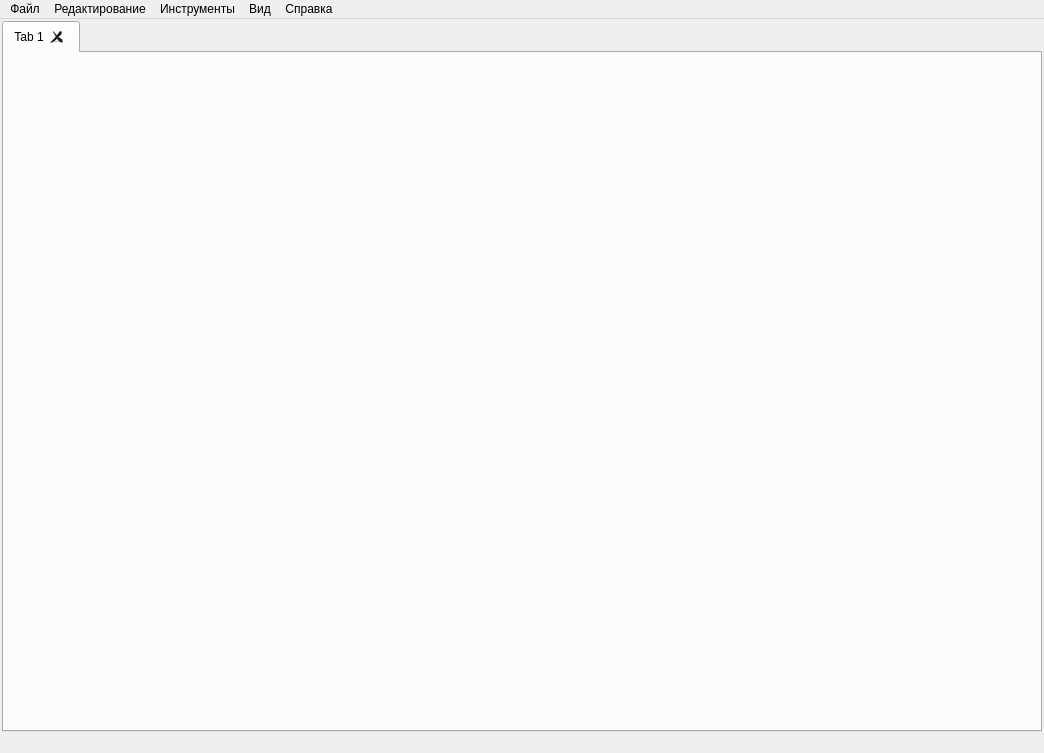
<?xml version="1.0" encoding="UTF-8"?>
<ui version="4.0">
 <class>MainWindow</class>
 <widget class="QMainWindow" name="MainWindow">
  <property name="geometry">
   <rect>
    <x>0</x>
    <y>0</y>
    <width>1044</width>
    <height>753</height>
   </rect>
  </property>
  <property name="windowTitle">
   <string>GUI openFoam</string>
  </property>
  <property name="windowIcon">
   <iconset>
    <normaloff>icons/1.png</normaloff>icons/1.png</iconset>
  </property>
  <widget class="QWidget" name="centralwidget">
   <layout class="QGridLayout" name="gridLayout">
    <property name="leftMargin">
     <number>2</number>
    </property>
    <property name="topMargin">
     <number>2</number>
    </property>
    <property name="rightMargin">
     <number>2</number>
    </property>
    <property name="bottomMargin">
     <number>2</number>
    </property>
    <property name="spacing">
     <number>1</number>
    </property>
    <item row="0" column="0">
     <widget class="QTabWidget" name="tabWidget">
      <property name="currentIndex">
       <number>0</number>
      </property>
      <property name="tabsClosable">
       <bool>true</bool>
      </property>
      <property name="movable">
       <bool>true</bool>
      </property>
      <widget class="QWidget" name="tab_3">
       <attribute name="title">
        <string>Tab 1</string>
       </attribute>
       <layout class="QGridLayout" name="gridLayout_2">
        <property name="leftMargin">
         <number>2</number>
        </property>
        <property name="topMargin">
         <number>2</number>
        </property>
        <property name="rightMargin">
         <number>2</number>
        </property>
        <property name="bottomMargin">
         <number>2</number>
        </property>
        <property name="horizontalSpacing">
         <number>7</number>
        </property>
       </layout>
      </widget>
     </widget>
    </item>
   </layout>
  </widget>
  <widget class="QMenuBar" name="menubar">
   <property name="geometry">
    <rect>
     <x>0</x>
     <y>0</y>
     <width>1044</width>
     <height>26</height>
    </rect>
   </property>
   <widget class="QMenu" name="menu">
    <property name="title">
     <string>Файл</string>
    </property>
    <addaction name="actionOpenProject"/>
    <addaction name="actionCreateProject"/>
    <addaction name="separator"/>
    <addaction name="actionSaveChangesProject"/>
    <addaction name="separator"/>
    <addaction name="actionQuit"/>
   </widget>
   <widget class="QMenu" name="menu_2">
    <property name="title">
     <string>Инструменты</string>
    </property>
    <addaction name="actionParaView"/>
    <addaction name="separator"/>
    <addaction name="actionResiduals"/>
    <addaction name="separator"/>
    <addaction name="actionOpenProjFolder"/>
   </widget>
   <widget class="QMenu" name="menu_3">
    <property name="title">
     <string>Справка</string>
    </property>
    <addaction name="actionFAO"/>
   </widget>
   <widget class="QMenu" name="menu_4">
    <property name="title">
     <string>Вид</string>
    </property>
    <addaction name="actionConsole"/>
   </widget>
   <widget class="QMenu" name="menu_5">
    <property name="title">
     <string>Редактирование</string>
    </property>
    <addaction name="actionEditfvSchemes"/>
    <addaction name="actionEditfvSolution"/>
   </widget>
   <addaction name="menu"/>
   <addaction name="menu_5"/>
   <addaction name="menu_2"/>
   <addaction name="menu_4"/>
   <addaction name="menu_3"/>
  </widget>
  <widget class="QStatusBar" name="statusbar">
   <property name="sizeGripEnabled">
    <bool>false</bool>
   </property>
  </widget>
  <action name="actionFAO">
   <property name="text">
    <string>О программе</string>
   </property>
  </action>
  <action name="action_2">
   <property name="text">
    <string>Открыть проект</string>
   </property>
  </action>
  <action name="actionCreateProject">
   <property name="text">
    <string>Новый проект</string>
   </property>
   <property name="shortcut">
    <string>Ctrl+N</string>
   </property>
  </action>
  <action name="actionQuit">
   <property name="text">
    <string>Выйти</string>
   </property>
  </action>
  <action name="actionAddConstant">
   <property name="text">
    <string>Добавить константу</string>
   </property>
  </action>
  <action name="actionAddBeginValue">
   <property name="text">
    <string>Добавить начальное значение</string>
   </property>
  </action>
  <action name="action_4">
   <property name="text">
    <string>Открыть папку с проектом</string>
   </property>
  </action>
  <action name="actionOpenProjFolder">
   <property name="text">
    <string>Открыть папку с проектом в проводнике</string>
   </property>
  </action>
  <action name="actionOpenProject">
   <property name="text">
    <string>Открыть проект</string>
   </property>
   <property name="shortcut">
    <string>Ctrl+O</string>
   </property>
  </action>
  <action name="actionSaveChangesProject">
   <property name="text">
    <string>Сохранить изменения</string>
   </property>
   <property name="shortcut">
    <string>Ctrl+S</string>
   </property>
  </action>
  <action name="actionConsole">
   <property name="checkable">
    <bool>true</bool>
   </property>
   <property name="text">
    <string>Консоль</string>
   </property>
  </action>
  <action name="actionEditfvSchemes">
   <property name="text">
    <string>Файл fvSchemes</string>
   </property>
  </action>
  <action name="actionEditfvSolution">
   <property name="text">
    <string>Файл fvSolution</string>
   </property>
  </action>
  <action name="actionResiduals">
   <property name="text">
    <string>Графики остатков моделирования</string>
   </property>
  </action>
  <action name="actionParaView">
   <property name="text">
    <string>Открыть модель в ParaView</string>
   </property>
  </action>
 </widget>
 <resources/>
 <connections/>
</ui>
